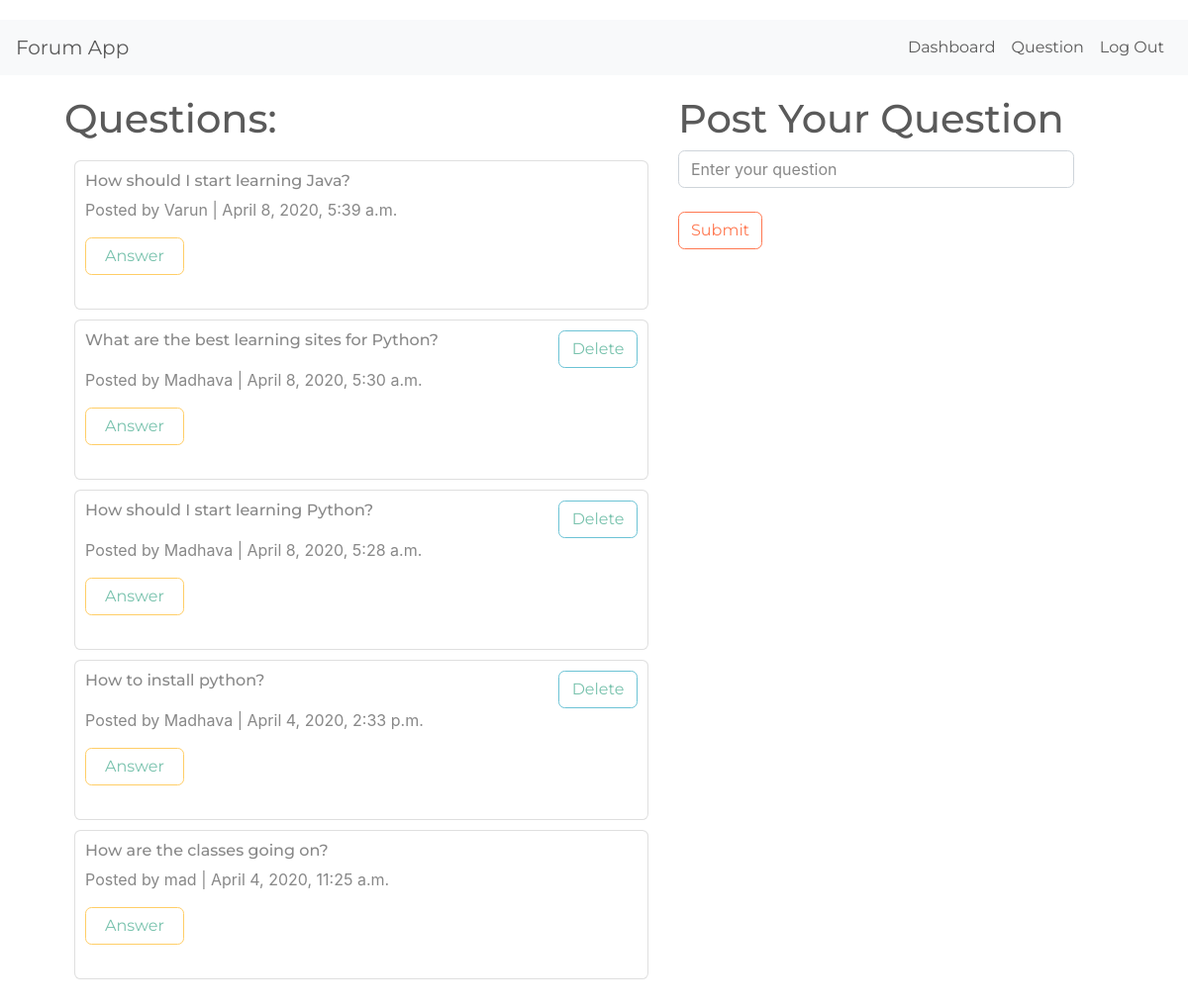
Page /questions/ (signed in) on the committed database.
### forum/models.py (models this page shows)
class Question(models.Model):
    author=models.ForeignKey(User,on_delete=models.CASCADE,null=True,blank=True)
    question=models.CharField(max_length=200)
    timestamp=models.DateTimeField(auto_now=True)

### forum/views.py (the view)
# urls.py: path('questions/',questions),
def questions(request):
    all_question=Question.objects.all().order_by("-timestamp")
    if request.method=="POST":
        qstn=request.POST["question"]
        user=request.user
        quest=Question.objects.create(question=qstn,author=user)
        return redirect("/dashboard/")
    return render(request,"question.html",{"question":all_question})

### forum/templates/question.html (shortened to what this page needs)
{% extends 'base.html' %}
{% block body %}
<div class="container" style="display: flex;">
<div style="width: 600px;margin-right: 20px;">
    <h1>Questions:</h1>
    <div  style="padding:10px">
    {% for q in question %}
        <div class="card" style="padding: 10px; margin-bottom: 10px;">
            <div style="display: flex; justify-content: space-between;">
            <h6>{{q.question}}</h6>
            {% if user == q.author %}
            <button class="btn btn-outline-info" style="width: 80px;"><a href="/delete_question/{{q.id}}/" style="text-decoration: none;">Delete</a></button>
            {% endif %}
        </div>
            <p>Posted by {{q.author}} | {{q.timestamp}}</p>
            <button class="btn btn-outline-warning" style="width: 100px;"><a href="/discussion/{{q.id}}/" style="text-decoration: none;">Answer</a></button><br>
        </div>
    {% endfor %}
    </div>
</div style="width:300px;">
<div>
    <h1>Post Your Question</h1>
    <form action="/questions/" method="post" class="form-group">
        <input type="text" name="question" class="form-control" placeholder="Enter your question" style="width: 400px;">
        <br>
        <button type="submit" class="btn btn-outline-danger">Submit</button>
    </form>
</div>
</div>
{% endblock %}

### rows in the picture
Question: question "How should I start learning Java?", author "Varun", timestamp "April 8, 2020, 5:39 a.m."
Question: question "What are the best learning sites for Python?", author "Madhava", timestamp "April 8, 2020, 5:30 a.m."
Question: question "How should I start learning Python?", author "Madhava", timestamp "April 8, 2020, 5:28 a.m."
Question: question "How to install python?", author "Madhava", timestamp "April 4, 2020, 2:33 p.m."
Question: question "How are the classes going on?", author "mad", timestamp "April 4, 2020, 11:25 a.m."
